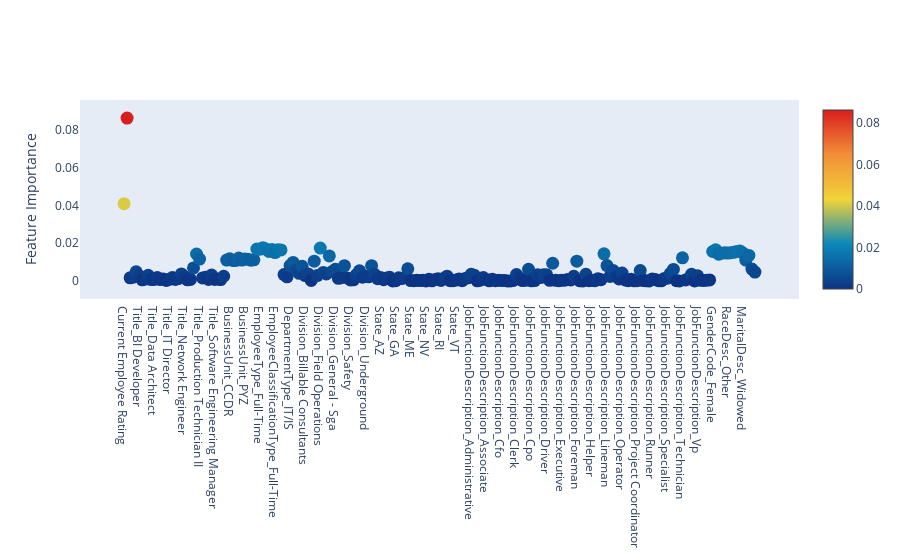

Source (notebook cell):
### Code cell
#Feature ranking via Random Forest
#Scatter plot

trace = go.Scatter(
    y = rf_classifier.feature_importances_,
    x = X.columns.values,
    mode='markers',
    marker=dict(
        sizemode = 'diameter',
        sizeref = 1, 
        size = 13,
        color = rf_classifier.feature_importances_,
        colorscale='Portland',
        showscale=True
    ),
    text = X.columns.values
)

data = [trace]

layout = go.Layout(
    autosize = True, 
    hovermode= 'closest',
    xaxis= dict(
        ticklen=5,
        showgrid = False,
        zeroline= False, 
        showline= False,
    ),
    yaxis = dict(
        title = "Feature Importance",
        showgrid = False, 
        zeroline= False, 
        ticklen= 5, 
        gridwidth = 2
    ),
    showlegend = False
)

Fig = go.Figure(data=data, layout=layout)
py.iplot(Fig,filename='scatter2010')

### Figure 1 — Plotly figure (JSON) as saved in the notebook; plotly's stock layout.template omitted (floating-point values rounded to 4 significant figures; data arrays with more than 128 entries replaced by an {"elided": "..."} marker saying what was removed)
{"data": [{"marker": {"color": {"elided": "210 float values"}, "colorscale": [[0, "rgb(12,51,131)"], [0.25, "rgb(10,136,186)"], [0.5, "rgb(242,211,56)"], [0.75, "rgb(242,143,56)"], [1, "rgb(217,30,30)"]], "showscale": true, "size": 13, "sizemode": "diameter", "sizeref": 1}, "mode": "markers", "text": {"elided": "210 str values"}, "type": "scatter", "x": {"elided": "210 str values"}, "y": {"elided": "210 float values"}}], "layout": {"autosize": true, "hovermode": "closest", "showlegend": false, "xaxis": {"showgrid": false, "showline": false, "ticklen": 5, "zeroline": false}, "yaxis": {"gridwidth": 2, "showgrid": false, "ticklen": 5, "title": {"text": "Feature Importance"}, "zeroline": false}}}
